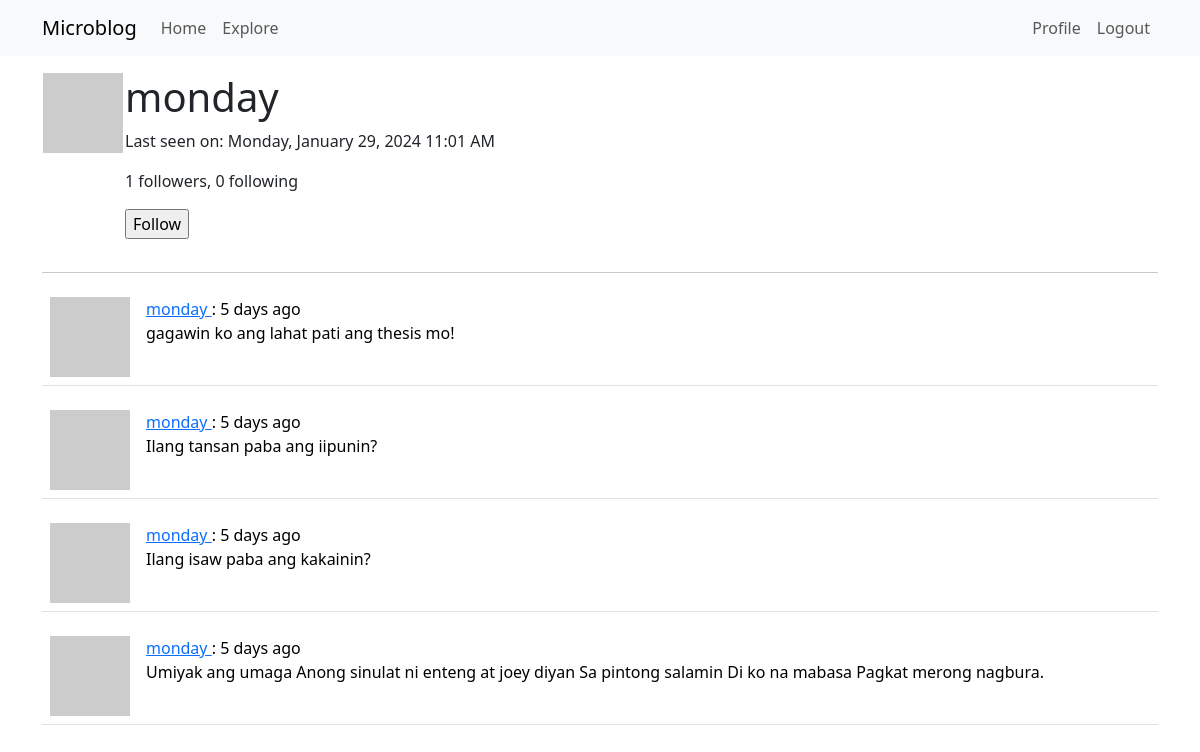
The page /user/monday (signed in) on the database its author committed.
### app/models.py (models this page shows, shortened)
class User(UserMixin, db.Model):
    id: so.Mapped[int] = so.mapped_column(primary_key=True)
    username: so.Mapped[str] = so.mapped_column(sa.String(64), index=True, unique=True)
    email: so.Mapped[str] = so.mapped_column(sa.String(120), index=True, unique=True)
    password_hash: so.Mapped[Optional[str]] = so.mapped_column(sa.String(256))
    posts: so.WriteOnlyMapped['Post'] = so.relationship(back_populates='author')
    about_me: so.Mapped[Optional[str]] = so.mapped_column(sa.String(140))
    last_seen: so.Mapped[Optional[datetime]] = so.mapped_column(default=lambda: datetime.now(timezone.utc))
    following: so.WriteOnlyMapped['User'] = so.relationship(secondary=followers, primaryjoin=(followers.c.follower_id == id),
                                                            secondaryjoin=(followers.c.followed_id == id),
                                                            back_populates='followers')
    followers: so.WriteOnlyMapped['User'] = so.relationship(secondary=followers, primaryjoin=(followers.c.followed_id == id),
                                                            secondaryjoin=(followers.c.follower_id == id),
                                                            back_populates='following')
    def avatar(self, size):
        digest = md5(self.email.lower().encode('utf-8')).hexdigest()
        return f'https://www.gravatar.com/avatar/{digest}?d=identicon&s={size}'
    def is_following(self, user):
        query = self.following.select().where(User.id == user.id)
        return db.session.scalar(query) is not None
    def followers_count(self):
        query = sa.select(sa.func.count()).select_from(self.followers.select().subquery())
        return db.session.scalar(query)
    def following_count(self):
        query = sa.select(sa.func.count()).select_from(self.following.select().subquery())
        return db.session.scalar(query)

class Post(db.Model):
    id: so.Mapped[int] = so.mapped_column(primary_key=True)
    body: so.Mapped[str] = so.mapped_column(sa.String(140))
    timestamp: so.Mapped[datetime] = so.mapped_column(index=True, default=lambda: datetime.now(timezone.utc))
    user_id: so.Mapped[int] = so.mapped_column(sa.ForeignKey(User.id), index=True)
    author: so.Mapped[User] = so.relationship(back_populates='posts')
    @login.user_loader
    def load_user(id):
        return db.session.get(User, int(id))

### app/routes.py (the view)
@app.route('/user/<username>')
@login_required
def user(username):
    user = db.first_or_404(sa.select(User).where(User.username == username))
    page = request.args.get('page', 1, type=int)
    query = user.posts.select().order_by(Post.timestamp.desc())
    posts = db.paginate(query, page=page, per_page=app.config['POSTS_PER_PAGE'], error_out=False)
    next_url = url_for('user', username=user.username, page=posts.next_num)\
        if posts.has_next else None
    prev_url = url_for('user', username=user.username, page=posts.prev_num)\
        if posts.has_prev else None
    form = EmptyForm()
    return render_template('user.html', user=user, posts=posts.items, next_url=next_url, prev_url=prev_url, form=form)

### app/forms.py
class EmptyForm(FlaskForm):
    submit = SubmitField('Submit')

### app/routes.py (called while the page is built)
@app.before_request
def before_request():
    if current_user.is_authenticated:
        current_user.last_seen = datetime.now(timezone.utc)
        db.session.commit()

### app/templates/user.html (shortened to what this page needs)
{% extends "base.html" %}
{% block content %}
    <table>
        <tr valign="top">
            <td><img src="{{ user.avatar(128) }}"></td>
            <td>
                <h1>{{ user.username }}</h1>
                {% if user.last_seen %}<p>Last seen on: {{ moment(user.last_seen).format('LLLL') }}</p>{% endif %}
                <p>{{ user.followers_count() }} followers, {{ user.following_count() }} following</p>
                {% if user == current_user %}
                <p><a href="{{ url_for('edit_profile') }}">Edit profile</a></p>
                {% elif not current_user.is_following(user) %}
                <p>
                    <form action="{{ url_for('follow', username=user.username) }}" method="post">
                        {{ form.submit(value='Follow') }}
                    </form>
                </p>
                {% endif %}
            </td>
        </tr>
    </table>
    <hr>
    {% for post in posts %}
        {% include '_post.html' %}
    {% endfor %}
{% endblock %}

### app/templates/_post.html
<table class="table table-hover">
    <tr>
        <td width="50px">
            <a href="{{ url_for('user', username=post.author.username) }}">
                <img src="{{ post.author.avatar(50) }}" />
            </a>
        </td>
        <td>
            <a href="{{ url_for('user', username=post.author.username) }}">
                {{ post.author.username }}
            </a>
            :   {{ moment(post.timestamp).fromNow() }}
            <br>
            {{ post.body }}
        </td>
    </tr>
</table>

### rows shown on the page
User: username "monday", last_seen "Monday, January 29, 2024 11:01 AM"
Post: author.username "monday", timestamp "5 days ago", body "gagawin ko ang lahat pati ang thesis mo!"
Post: author.username "monday", timestamp "5 days ago", body "Ilang tansan paba ang iipunin?"
Post: author.username "monday", timestamp "5 days ago", body "Ilang isaw paba ang kakainin?"
Post: author.username "monday", timestamp "5 days ago", body "Umiyak ang umaga Anong sinulat ni enteng at joey diyan Sa pintong salamin Di ko na mabasa Pagkat merong nagbura."

### other values the page prints
{{ ('Home') }} "Home"
{{ ('Explore') }} "Explore"
{{ ('Profile') }} "Profile"
{{ ('Logout') }} "Logout"
{{ user.followers_count() }} "1"
{{ user.following_count() }} "0"
